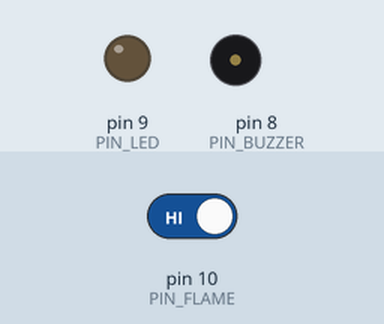
This sketch was run on a simulated Arduino Uno, built with avr-gcc and run on an emulated ATmega328P. Shown: output pins drawn as LEDs (lit = HIGH), buzzer (waves = sounding, pin HIGH). Dashed ring = blinking. Inputs (shaded band) come from the test bench; at power-on: pin 10 (PIN_FLAME) HIGH.

Above: at 1.2 s.
1.3 s: pin 10 (PIN_FLAME) driven LOW
At 1.51 s:
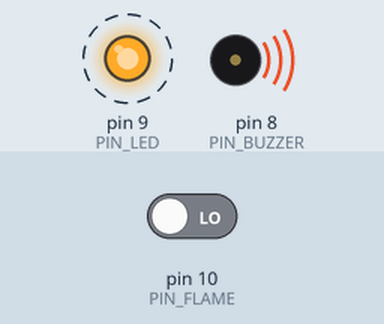
4.3 s: pin 10 (PIN_FLAME) driven HIGH
At 4.8 s:
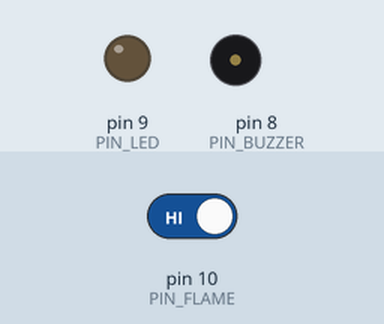
Timing chart, 0 to 7.3 s (numbered marks = the images above; inputs shaded):
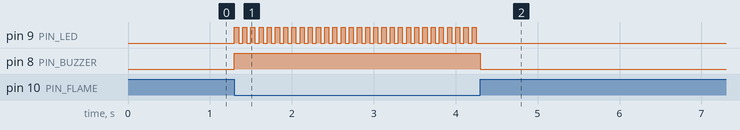

The sketch:

BLKLab_PRJ_38_Mach_Phat_Hien_Ro_Ri_Khi_Gas_Bang_Arduino.ino
```cpp
/*=================================================================================================
 * BANLINHKIEN.COM                                            *
 ==================================================================================================
*/

// --- KHAI BÁO CẤU HÌNH ---
const int PIN_BUZZER = 8;     // Chân kết nối còi báo động
const int PIN_LED    = 9;     // Chân kết nối đèn LED cảnh báo
const int PIN_FLAME  = 10;    // Chân tín hiệu từ cảm biến lửa (Flame Sensor)

// --- BIẾN TÙY CHỈNH ---
int blinkSpeed = 50;          // Tốc độ nháy đèn (ms) khi có báo động

void setup() {
  // Thiết lập chức năng cho các chân
  pinMode(PIN_LED, OUTPUT);
  pinMode(PIN_BUZZER, OUTPUT);
  pinMode(PIN_FLAME, INPUT);

  // Đảm bảo các thiết bị tắt khi vừa khởi động
  digitalWrite(PIN_LED, LOW);
  digitalWrite(PIN_BUZZER, LOW);
}

void loop() {
  // Đọc trạng thái cảm biến (Mức LOW thường là phát hiện lửa)
  int fireStatus = digitalRead(PIN_FLAME);

  if (fireStatus == LOW) {
    // --- TRẠNG THÁI NGUY HIỂM ---
    digitalWrite(PIN_BUZZER, HIGH); // Bật còi báo động liên tục

    // Tạo hiệu ứng chớp tắt đèn LED
    digitalWrite(PIN_LED, HIGH);
    delay(blinkSpeed);
    digitalWrite(PIN_LED, LOW);
    delay(blinkSpeed);
  }
  else {
    // --- TRẠNG THÁI AN TOÀN ---
    digitalWrite(PIN_LED, LOW);
    digitalWrite(PIN_BUZZER, LOW);
  }
}
```

Measured:
- after the input at 1.3 s, pin 9 (PIN_LED): alternates HIGH for 0.05 s and LOW for 0.05 s, starting at once; pin 8 (PIN_BUZZER): LOW → HIGH at once
- after the input at 4.3 s, pin 9 (PIN_LED): stops changing and stays LOW; pin 8 (PIN_BUZZER): HIGH → LOW at once
